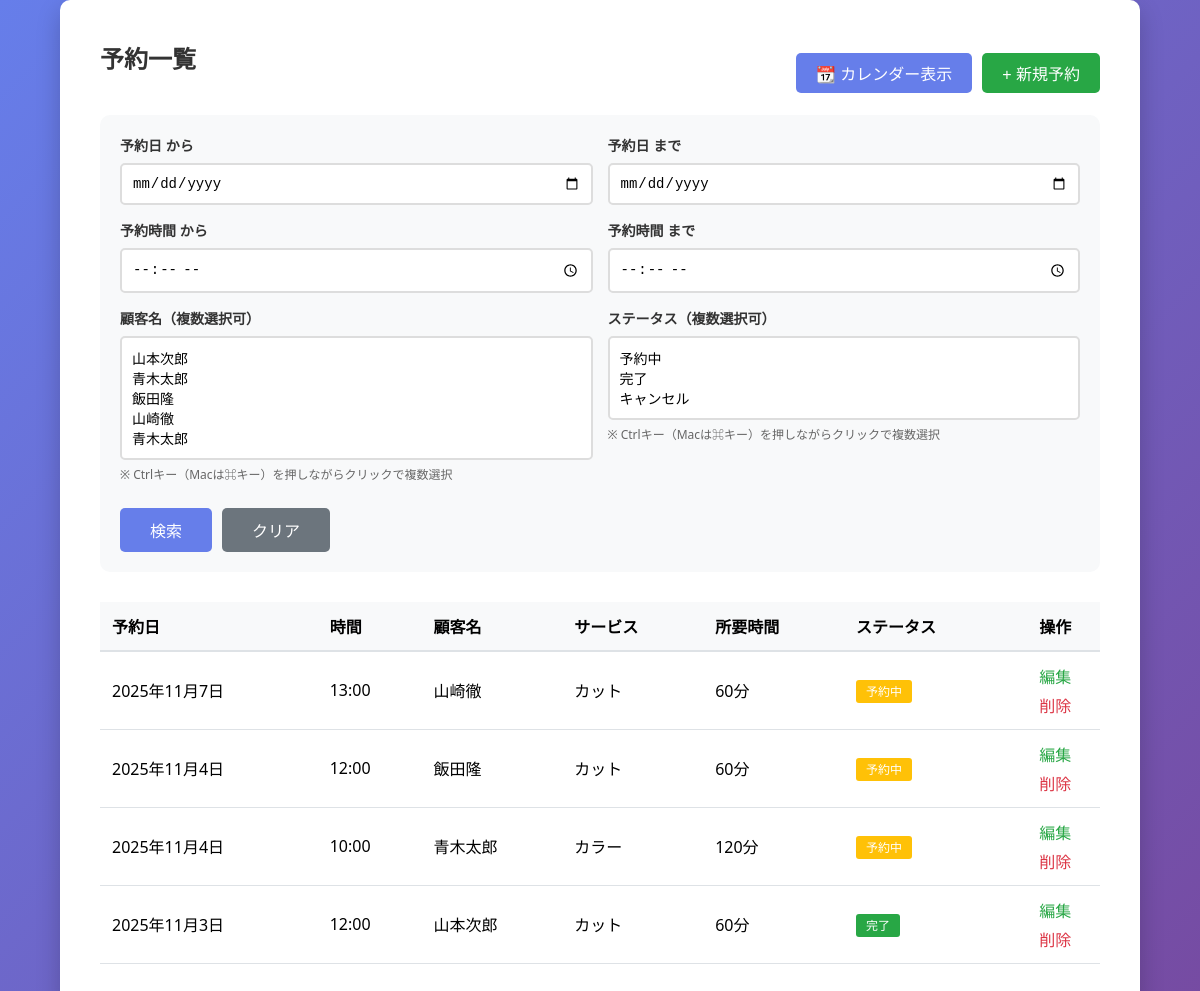
/reservation/ (signed in), run on the app's committed database.
### main/models.py (models this page shows, shortened)
class Reservation(models.Model):
    STATUS_CHOICES = [
        ('pending', '予約中'),
        ('completed', '完了'),
        ('cancelled', 'キャンセル'),
    ]
    user = models.ForeignKey(Customer, on_delete=models.SET_NULL, null=True, blank=True, verbose_name="顧客")
    reservation_date = models.DateField(verbose_name="予約日")
    reservation_time = models.TimeField(verbose_name="予約時間")
    status = models.CharField(max_length=20, choices=STATUS_CHOICES, default='pending', verbose_name="ステータス")
    guest_name = models.CharField(max_length=100, blank=True, verbose_name="ゲスト名")
    guest_email = models.EmailField(blank=True, verbose_name="ゲストメール")
    notes = models.TextField(blank=True, verbose_name="備考")
    created_at = models.DateTimeField(auto_now_add=True, verbose_name="作成日時")
    updated_at = models.DateTimeField(auto_now=True, verbose_name="更新日時")
    class Meta:
        verbose_name = "予約"
        verbose_name_plural = "予約"

class Customer(models.Model):
    phone_regex = RegexValidator(
        regex=r'^0\d{1,4}-?\d{1,4}-?\d{3,4}$',
        message="正しい電話番号形式で入力してください。（例: 090-1234-5678、03-1234-5678、0120-123-456）"
    )
    name = models.CharField(max_length=100, verbose_name="顧客名")
    phone_number = models.CharField(
        max_length=20,
        verbose_name="電話番号",
        validators=[phone_regex]
    )
    email = models.EmailField(unique=True, verbose_name="メールアドレス")  # 追加
    memo = models.TextField(blank=True, verbose_name="メモ")
    last_visit_date = models.DateField(null=True, blank=True, verbose_name="最終来店日")
    created_at = models.DateTimeField(auto_now_add=True, verbose_name="登録日時")
    updated_at = models.DateTimeField(auto_now=True, verbose_name="更新日時")
    class Meta:
        verbose_name = "顧客"
        verbose_name_plural = "顧客"

### main/views.py (the view)
# urls.py: path('reservation/', views.reservation_list, name='reservation_list'),
@login_required
def reservation_list(request):
    reservations = Reservation.objects.all()
    date_from = request.GET.get('date_from', '')
    date_to = request.GET.get('date_to', '')
    if date_from:
        reservations = reservations.filter(reservation_date__gte=date_from)
    if date_to:
        reservations = reservations.filter(reservation_date__lte=date_to)
    time_from = request.GET.get('time_from', '')
    time_to = request.GET.get('time_to', '')
    if time_from:
        reservations = reservations.filter(reservation_time__gte=time_from)
    if time_to:
        reservations = reservations.filter(reservation_time__lte=time_to)
    customer_ids = request.GET.getlist('customers')
    if customer_ids:
        reservations = reservations.filter(customer_id__in=customer_ids)
    statuses = request.GET.getlist('statuses')
    if statuses:
        reservations = reservations.filter(status__in=statuses)
    all_customers = Customer.objects.all()
    status_choices = Reservation.STATUS_CHOICES
    return render(request, 'main/reservation_list.html', {
        'reservations': reservations,
        'all_customers': all_customers,
        'status_choices': status_choices,
        'date_from': date_from,
        'date_to': date_to,
        'time_from': time_from,
        'time_to': time_to,
        'selected_customers': customer_ids,
        'selected_statuses': statuses,
    })

### main/templates/main/reservation_list.html (shortened to what this page needs)
{% extends 'main/base.html' %}
{% block content %}
<div style="display: flex; justify-content: space-between; align-items: center; margin-bottom: 20px;">
    <h2>予約一覧</h2>
    <div style="display: flex; gap: 10px;">
        <a href="{% url 'reservation_calendar' %}" style="text-decoration: none;">
            <button style="background: #667eea; padding: 8px 20px;">📆 カレンダー表示</button>
        </a>
        <a href="{% url 'reservation_add' %}" style="text-decoration: none;">
            <button style="background: #28a745; padding: 8px 20px;">+ 新規予約</button>
        </a>
    </div>
</div>
<form method="GET" style="margin-bottom: 30px; background: #f8f9fa; padding: 20px; border-radius: 10px;">
    <div style="display: grid; grid-template-columns: 1fr 1fr; gap: 15px; margin-bottom: 15px;">
        <div>
            <label for="date_from" style="display: block; font-size: 14px; font-weight: bold; color: #333; margin-bottom: 8px;">予約日 から</label>
            <input type="date" id="date_from" name="date_from" value="{{ date_from }}"
                   style="width: 100%; padding: 10px; border: 2px solid #ddd; border-radius: 5px; font-size: 14px;">
        </div>
        <div>
            <label for="date_to" style="display: block; font-size: 14px; font-weight: bold; color: #333; margin-bottom: 8px;">予約日 まで</label>
            <input type="date" id="date_to" name="date_to" value="{{ date_to }}"
                   style="width: 100%; padding: 10px; border: 2px solid #ddd; border-radius: 5px; font-size: 14px;">
        </div>
        <div>
            <label for="time_from" style="display: block; font-size: 14px; font-weight: bold; color: #333; margin-bottom: 8px;">予約時間 から</label>
            <input type="time" id="time_from" name="time_from" value="{{ time_from }}"
                   style="width: 100%; padding: 10px; border: 2px solid #ddd; border-radius: 5px; font-size: 14px;">
        </div>
        <div>
            <label for="time_to" style="display: block; font-size: 14px; font-weight: bold; color: #333; margin-bottom: 8px;">予約時間 まで</label>
            <input type="time" id="time_to" name="time_to" value="{{ time_to }}"
                   style="width: 100%; padding: 10px; border: 2px solid #ddd; border-radius: 5px; font-size: 14px;">
        </div>
        <div>
            <label for="customers" style="display: block; font-size: 14px; font-weight: bold; color: #333; margin-bottom: 8px;">顧客名（複数選択可）</label>
            <select id="customers" name="customers" multiple size="5"
                    style="width: 100%; padding: 10px; border: 2px solid #ddd; border-radius: 5px; font-size: 14px;">
                {% for customer in all_customers %}
                <option value="{{ customer.pk }}" {% if customer.pk|stringformat:"s" in selected_customers %}selected{% endif %}>
                </option>
                {% endfor %}
            </select>
            <small style="color: #666; font-size: 12px; display: block; margin-top: 5px;">
                ※ Ctrlキー（Macは⌘キー）を押しながらクリックで複数選択
            </small>
        </div>
        <div>
            <label for="statuses" style="display: block; font-size: 14px; font-weight: bold; color: #333; margin-bottom: 8px;">ステータス（複数選択可）</label>
            <select id="statuses" name="statuses" multiple size="3"
                    style="width: 100%; padding: 10px; border: 2px solid #ddd; border-radius: 5px; font-size: 14px;">
                {% for value, label in status_choices %}
                <option value="{{ value }}" {% if value in selected_statuses %}selected{% endif %}>
                </option>
                {% endfor %}
            </select>
            <small style="color: #666; font-size: 12px; display: block; margin-top: 5px;">
                ※ Ctrlキー（Macは⌘キー）を押しながらクリックで複数選択
            </small>
        </div>
    </div>
    <div style="display: flex; gap: 10px;">
        <button type="submit" style="width: auto; padding: 10px 30px;">検索</button>
        <a href="{% url 'reservation_list' %}" style="text-decoration: none;">
            <button type="button" style="width: auto; padding: 10px 30px; background: #6c757d;">クリア</button>
        </a>
    </div>
</form>
{% if reservations %}
<div style="overflow-x: auto;">
    <table style="width: 100%; border-collapse: collapse; background: white;">
        <thead>
            <tr style="background: #f8f9fa; border-bottom: 2px solid #dee2e6;">
                <th style="padding: 12px; text-align: left;">予約日</th>
                <th style="padding: 12px; text-align: left;">時間</th>
                <th style="padding: 12px; text-align: left;">顧客名</th>
                <th style="padding: 12px; text-align: left;">サービス</th>
                <th style="padding: 12px; text-align: left;">所要時間</th>
                <th style="padding: 12px; text-align: left;">ステータス</th>
                <th style="padding: 12px; text-align: center;">操作</th>
            </tr>
        </thead>
        <tbody>
            {% for reservation in reservations %}
            <tr style="border-bottom: 1px solid #dee2e6;">
                <td style="padding: 12px;">{{ reservation.reservation_date }}</td>
                <td style="padding: 12px;">{{ reservation.reservation_time }}</td>
                <td style="padding: 12px;">{{ reservation.customer.name }}</td>
                <td style="padding: 12px;">{{ reservation.service }}</td>
                <td style="padding: 12px;">{{ reservation.duration }}分</td>
                <td style="padding: 12px;">
                    {% if reservation.status == 'pending' %}
                        <span style="background: #ffc107; color: white; padding: 3px 10px; border-radius: 3px; font-size: 12px;">予約中</span>
                    {% elif reservation.status == 'completed' %}
                        <span style="background: #28a745; color: white; padding: 3px 10px; border-radius: 3px; font-size: 12px;">完了</span>
                    {% else %}
                        <span style="background: #6c757d; color: white; padding: 3px 10px; border-radius: 3px; font-size: 12px;">キャンセル</span>
                    {% endif %}
                </td>
                <td style="padding: 12px; text-align: center;">
                    <div style="display: flex; flex-direction: column; gap: 5px; align-items: center;">
                        <a href="{% url 'reservation_edit' reservation.pk %}"
                           style="color: #28a745; text-decoration: none;">編集</a>
                        <a href="{% url 'reservation_delete' reservation.pk %}"
                           style="color: #dc3545; text-decoration: none;"
                           onclick="return confirm('本当に削除しますか？')">削除</a>
                    </div>
                </td>
            </tr>
            {% endfor %}
        </tbody>
    </table>
</div>
{% endif %}
{% endblock %}

### main/templates/main/base.html (style rules this page uses)
* { margin: 0; padding: 0; box-sizing: border-box; }
body { font-family: 'Segoe UI', Tahoma, Geneva, Verdana, sans-serif; background: linear-gradient(135deg, #667eea 0%, #764ba2 100%); min-height: 100vh; display: flex; justify-content: center; align-items: center; }
h1, h2 { color: #333; margin-bottom: 20px; text-align: center; }
label { display: block; margin-bottom: 5px; color: #555; font-weight: bold; }
button { width: 100%; padding: 12px; background: #667eea; color: white; border: none; border-radius: 5px; font-size: 16px; cursor: pointer; margin-top: 10px; }

### data on the page
Reservation: reservation_date "2025年11月7日", reservation_time "13:00", customer.name "山崎徹", service "カット", duration "60", status "予約中"
Reservation: reservation_date "2025年11月4日", reservation_time "12:00", customer.name "飯田隆", service "カット", duration "60", status "予約中"
Reservation: reservation_date "2025年11月4日", reservation_time "10:00", customer.name "青木太郎", service "カラー", duration "120", status "予約中"
Reservation: reservation_date "2025年11月3日", reservation_time "12:00", customer.name "山本次郎", service "カット", duration "60", status "完了"
